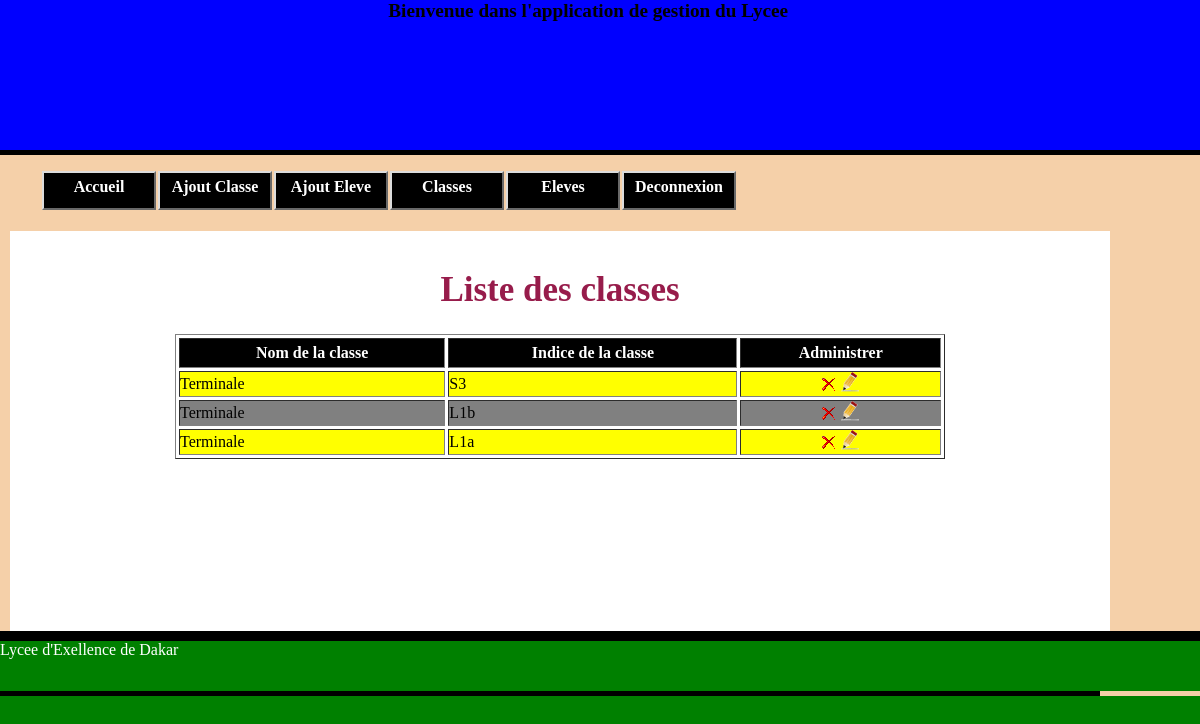
The page /content/accueil.php?page=afficher_classe3php on the database its author committed.
### tables this page shows
CREATE TABLE IF NOT EXISTS `classe` (
  `id_classe` int(100) NOT NULL AUTO_INCREMENT,
  `NomClasse` varchar(100) NOT NULL,
  `IndiceClasse` varchar(100) NOT NULL,
  `id_user` int(100) NOT NULL,
  PRIMARY KEY (`id_classe`)
);

### content/afficher_classe.php (the view, shortened to what this page needs)
<?php
include('connect.php');
?>
<?php
$sql="select * from classe";
$result=mysqli_query($connect,$sql);
?>
<br/>
<h1 class='titre_text'> Liste des classes </h1>
<table align='center' width='70%' border='1' cellspacing="3" cellpadding="0">
<tr class='th_tab'>
	<th>Nom de la classe</th><th>Indice de la classe</th><th>Administrer</th>
</tr>
	<?php
	$i=0;
	while($rows=mysqli_fetch_array($result)){
		if($i%2){
			echo "<tr bgcolor='gray'>";
		}else{
				echo "<tr bgcolor='yellow'>";
		}
	?>
		    <td><?php echo $rows['NomClasse'];?></td>
			<td><?php echo $rows['IndiceClasse'];?></td>
			<td align='center'><a href='accueil.php?page=delete3php&classe=<?php echo $rows['NomClasse'];?>&indice=<?php echo $rows['IndiceClasse'];?>' onclick='return confirmer_sup()'><img src='del.gif'></a>
			<a href='accueil.php?page=modifier3php&classe=<?php echo $rows['NomClasse'];?>&indice=<?php echo $rows['IndiceClasse'];?>&id=<?php echo $rows['id_classe'];?>'> <img src='modif.gif' title='Pour modifier' width='20'/></a></td>
		</tr>
	<?php
	$i++;
	}
	?>
</table>
<p>&nbsp;</p>

### css/style.css (style rules this page uses)
body { background-color:green; margin:0px; padding:0px; }
h1 { color:#971C4B; font-size:20px; text-align:center; }
.titre_text { color:#971C4B; font-size:35px; font-family:courrier; }
.th_tab { color:white; text-align:center; background-color:#000000; height:30px; }

### rows shown on the page
classe: NomClasse "Terminale", IndiceClasse "S3"
classe: NomClasse "Terminale", IndiceClasse "L1b"
classe: NomClasse "Terminale", IndiceClasse "L1a"
